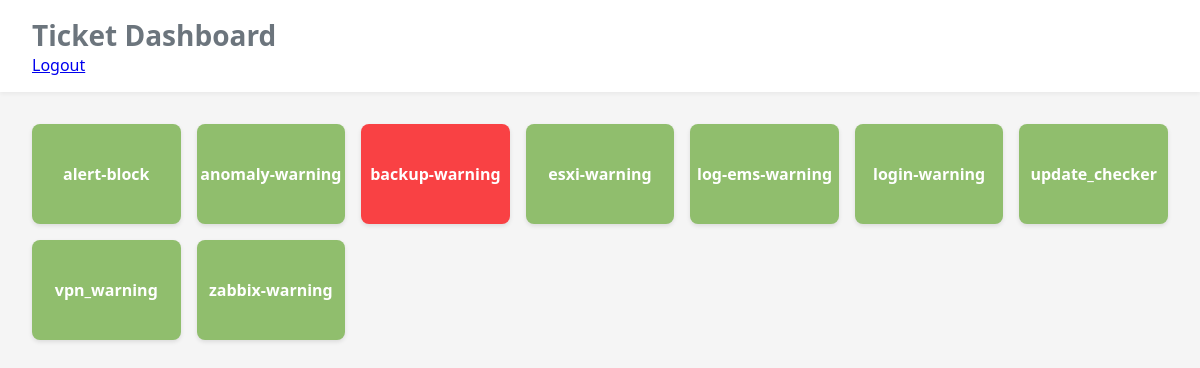
The app's page / (signed in), older data.
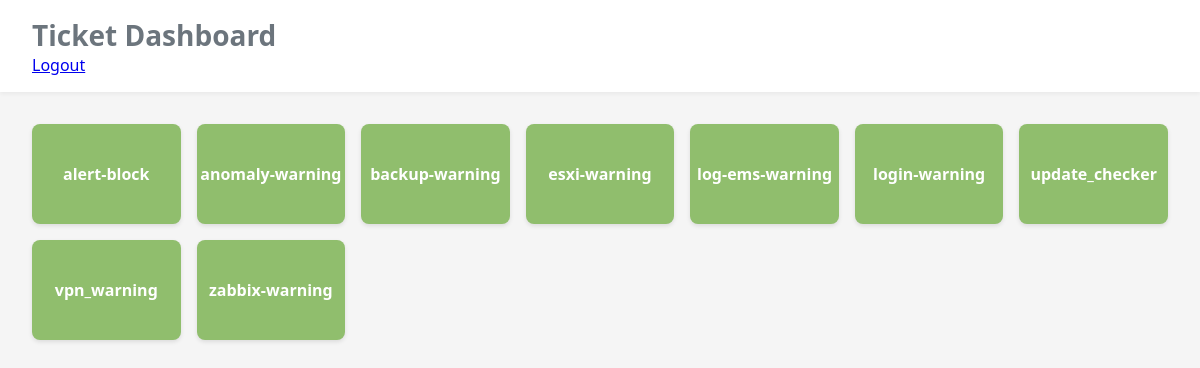
The same page, newer data.
### dashboard_app/views.py (the view)
# urls.py: path("", views.dashboard, name="dashboard"),
@login_required(login_url='account_login')
def dashboard(request):
    tickets = Ticket.objects.all().order_by("name")
    return render(request, "dashboard.html", {
        "tickets": tickets,
        "guild_id": GUILD_ID,
    })

### dashboard_app/templates/dashboard.html (shortened to what this page needs)
{% load static %}
<!doctype html>
<html>
<head>
  <link rel="stylesheet" href="{% static 'dashboard_app/styles.css' %}">
</head>
<body>
  <header>
    <h1>Ticket Dashboard</h1>
    <a href="{% url 'account_logout' %}" class="logout-button">Logout</a>
  </header>
  <main>
    <div class="grid">
      {% for t in tickets %}
        <a
          id="ticket-{{ t.channel_id }}"
          href="{% url 'ticket_click' t.channel_id %}"
          class="ticket {% if t.has_unread %}red{% endif %}"
        >
          {{ t.name }}
        </a>
      {% endfor %}
    </div>
  </main>
</body>
</html>

Row changes from the older to the newer data that the page shows:
changed Ticket "backup-warning": has_unread True → False (drawn)
